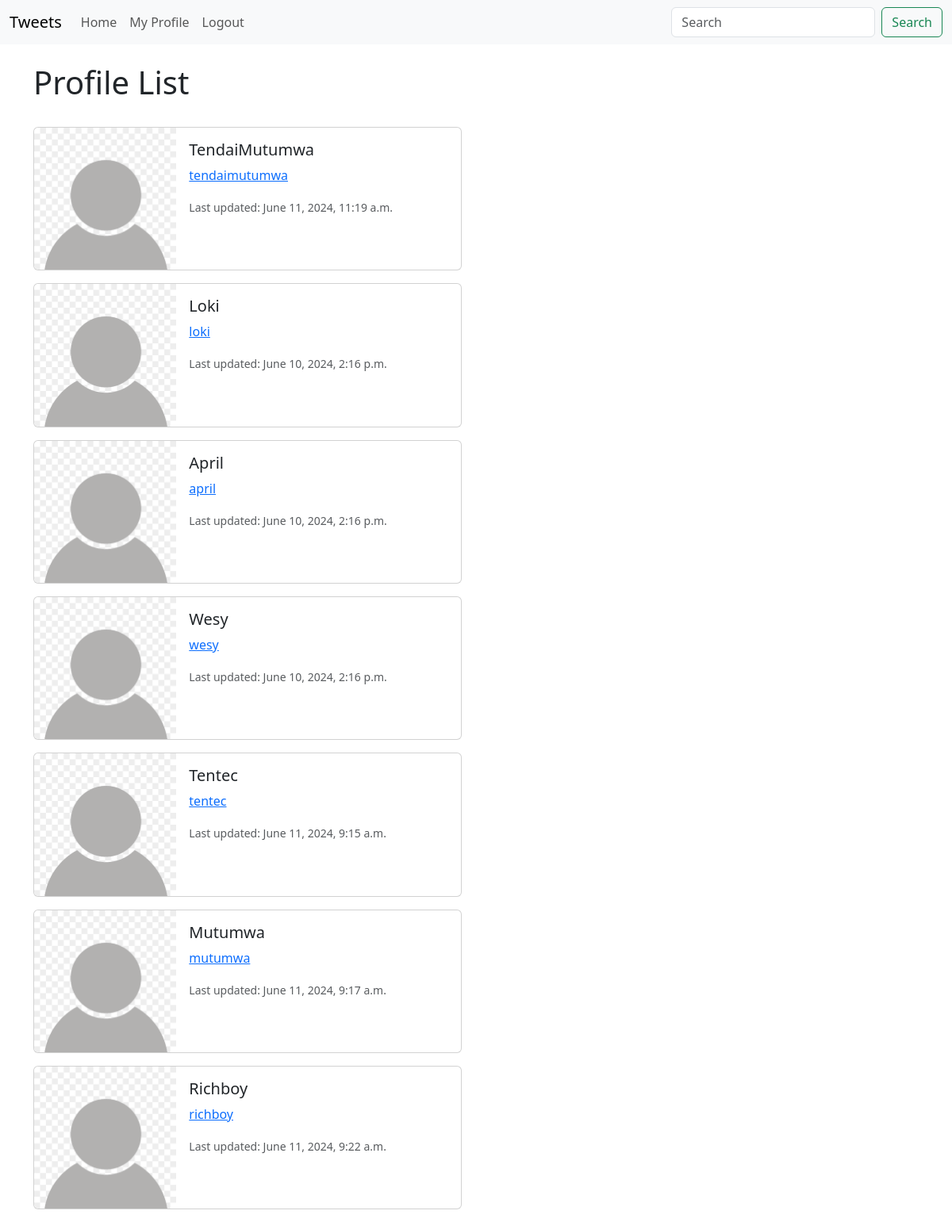
Screenshot of /profile_list/ (signed in) with the database file from the repository.
### coreApp/models.py (models this page shows, shortened)
class Profile(models.Model):
    user = models.OneToOneField(User, on_delete=models.SET_NULL, null=True, blank=True)
    follows = models.ManyToManyField(
        "self",
        related_name="followed_by",
        symmetrical=False,
        blank=True
    )
    date_modified = models.DateTimeField(User,auto_now=True)

### coreApp/views.py (the view)
# urls.py: path('profile_list/',views.profile_list,name='profile_list'),
def profile_list(request):
    if request.user.is_authenticated:
       profiles = Profile.objects.exclude(user=request.user)
       return render(request,'profile_list.html',{"profiles":profiles})
    else:
        messages.success(request,("You must be logged In to view this page"))
        return redirect('index')

### template/profile_list.html
{% extends 'base.html' %}
{% load static %}
{% block content %}
    <h1>Profile List</h1>
    <br/>
    {% if profiles %}
        {% for profile in profiles %}
            <div class="card mb-3" style="max-width: 540px;">
                <div class="row g-0">
                    <div class="col-md-4">
                        <img src="{% static 'images/png-transparent-user-interface-design-computer-icons-default_pic.png' %}" class="img-fluid rounded-start" alt="Profile image">
                    </div>
                    <div class="col-md-8">
                        <div class="card-body">
                            <h5 class="card-title">{{ profile.user.username }}</h5>
                            <p class="card-text"><a href="{% url 'profile' profile.user.id %}">{{ profile.user.username|lower }}</a></p>
                            <p class="card-text"><small class="text-body-secondary">Last updated: {{ profile.date_modified }}</small></p>
                        </div>
                    </div>
                </div>
            </div>
        {% endfor %}
    {% endif %}
{% endblock %}

### rows the page displays
Profile: user.username "TendaiMutumwa", user.username "tendaimutumwa", date_modified "June 11, 2024, 11:19 a.m."
Profile: user.username "Loki", user.username "loki", date_modified "June 10, 2024, 2:16 p.m."
Profile: user.username "April", user.username "april", date_modified "June 10, 2024, 2:16 p.m."
Profile: user.username "Wesy", user.username "wesy", date_modified "June 10, 2024, 2:16 p.m."
Profile: user.username "Tentec", user.username "tentec", date_modified "June 11, 2024, 9:15 a.m."
Profile: user.username "Mutumwa", user.username "mutumwa", date_modified "June 11, 2024, 9:17 a.m."
Profile: user.username "Richboy", user.username "richboy", date_modified "June 11, 2024, 9:22 a.m."
